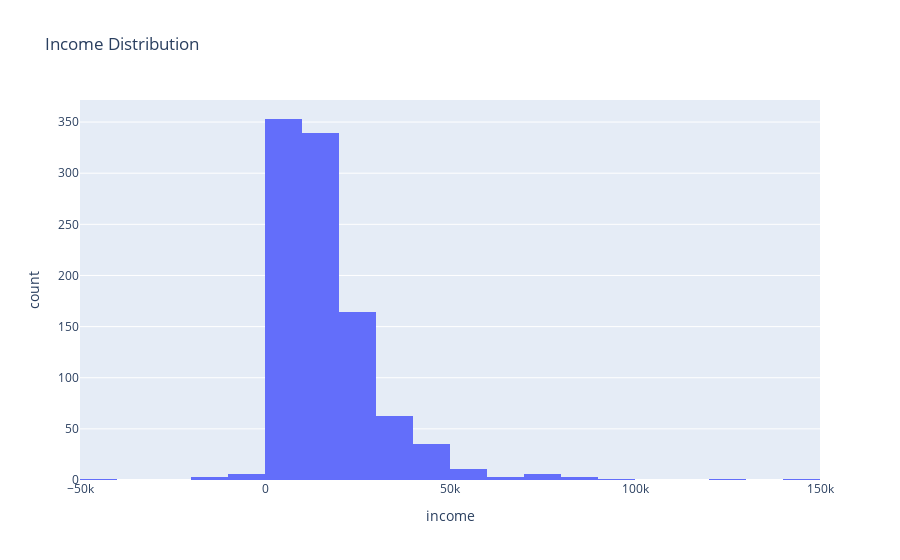

Write notebook code for a chart like this one.
### Code cell
fig = px.histogram(df, x="income", nbins=30, title="Income Distribution")
fig.show()

### Figure 1 — Plotly figure (JSON) as saved in the notebook; plotly's stock layout.template omitted (floating-point values rounded to 4 significant figures; data arrays with more than 128 entries replaced by an {"elided": "..."} marker saying what was removed)
{"data": [{"alignmentgroup": "True", "bingroup": "x", "hovertemplate": "income=%{x}<br>count=%{y}<extra></extra>", "legendgroup": "", "marker": {"color": "#636efa", "pattern": {"shape": ""}}, "name": "", "nbinsx": 30, "offsetgroup": "", "orientation": "v", "showlegend": false, "type": "histogram", "x": {"elided": "1010 int values"}, "xaxis": "x", "yaxis": "y"}], "layout": {"barmode": "relative", "legend": {"tracegroupgap": 0}, "title": {"text": "Income Distribution"}, "xaxis": {"anchor": "y", "domain": [0, 1], "title": {"text": "income"}}, "yaxis": {"anchor": "x", "domain": [0, 1], "title": {"text": "count"}}}}
